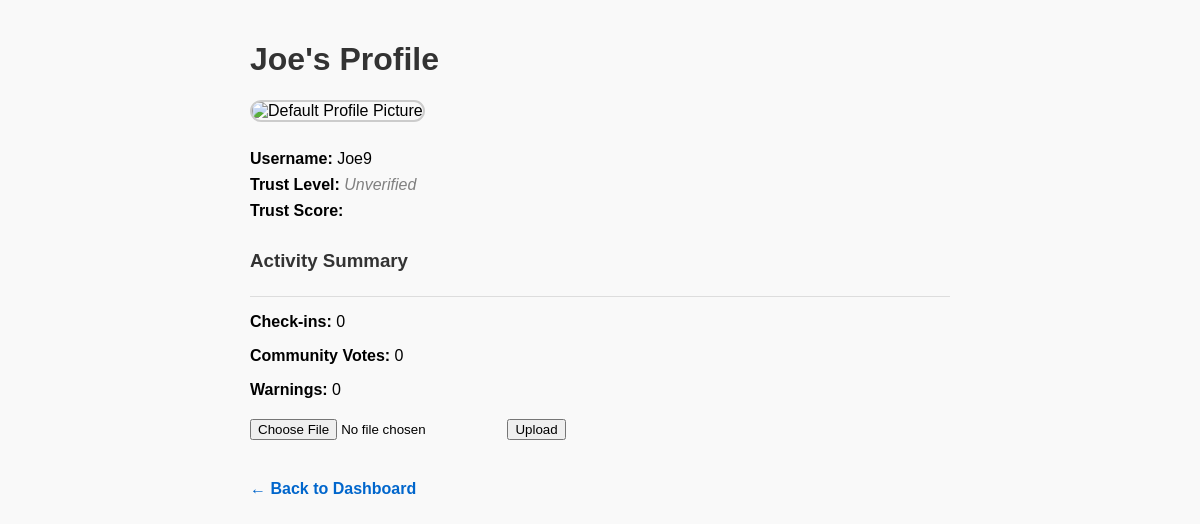
Screenshot of /profile/1 (signed in) with the database file from the repository.
### models.py (models this page shows, shortened)
class User(UserMixin,db.Model):
    __tablename__ = 'users'
    id = db.Column(db.Integer, primary_key=True)
    name = db.Column(db.String(150), nullable=False)
    username = db.Column(db.String(150), unique=True, nullable=False)
    email = db.Column(db.String(150), unique=True, nullable=True)
    password = db.Column(db.String(255), nullable=False)  # hashed
    last_checkin = db.Column(db.DateTime, nullable=True)
    checkin_count = db.Column(db.Integer, default=0)
    proof_upload_count = db.Column(db.Integer, default=0)
    community_votes_count = db.Column(db.Integer, default=0)
    score = db.Column(db.Integer, default=0)
    trust_points = db.Column(db.Integer, default=0)
    trust_score = db.Column(db.Float, default=0.0)  # calculated trust score
    _bio = db.Column(db.LargeBinary, nullable=True)
    @property
    def bio(self):
        if self._bio:
            return decrypt(self._bio)
        return None
    profile_pic = db.Column(db.String(255), nullable=True)
    badge = db.Column(db.String(50), default='New/Unverified')
    trusted = db.Column(db.Boolean, default=False)
    trust_level = db.Column(db.String(50), default='New/Unverified')
    negative_action_count = db.Column(db.Integer, default=0)
    warnings_count = db.Column(db.Integer, default=0)
    negative_marks = db.Column(db.Integer, default=0)
    proof_file = db.Column(db.String(200), nullable=True)
    last_checkin_photo = db.Column(db.String(255), nullable=True)
    user_type = db.Column(db.String(50), default=UserTypeEnum.VICTIM.value, nullable=False)
    is_verified_supporter = db.Column(db.Boolean, default=False)
    _supporter_id_proof = db.Column(db.LargeBinary, nullable=True)
    @property
    def supporter_id_proof(self):
     if self._supporter_id_proof:
        return decrypt(self._supporter_id_proof)
     return None
    verification_status = db.Column(db.String(50), default=VerificationStatusEnum.UNVERIFIED.value)
    verified = db.Column(db.Boolean, default=False)
    media_files = db.relationship('Media', backref='user', lazy=True, cascade='all, delete-orphan')
    checkins = db.relationship('CheckIn', back_populates='user', cascade='all, delete-orphan')
    proofs = db.relationship('ProofUpload', back_populates='user', cascade='all, delete-orphan')
    votes_cast = db.relationship('Vote', foreign_keys='Vote.voter_id', back_populates='voter', cascade='all, delete-orphan')
    votes_received = db.relationship('Vote', foreign_keys='Vote.target_user_id', back_populates='target_user', cascade='all, delete-orphan')
    protected = db.relationship('Protection', foreign_keys='Protection.protector_id', backref='protector', lazy='dynamic', cascade='all, delete-orphan')
    protected_by = db.relationship('Protection', foreign_keys='Protection.protected_id', backref='protected_user', lazy='dynamic', cascade='all, delete-orphan')

### app.py (the view)
@app.route('/profile/<int:user_id>')
@login_required
def view_profile(user_id):
    user = User.query.get(user_id)
    if not user:
        abort(404)  # User not found
    return render_template('profile.html', user=user)

### app.py (called while the page is built)
@login_manager.user_loader
def load_user(user_id):
    return User.query.get(int(user_id))

@app.context_processor
def inject_user():
    return dict(user=current_user)

### templates/profile.html (shortened to what this page needs)
<!DOCTYPE html>
<html lang="en">
<head>
</head>
<body>
    <h1>{{ user.name }}'s Profile</h1>
    {% if user.profile_pic %}
      <img src="{{ url_for('static', filename='uploads/' + user.profile_pic) }}" alt="{{ user.name }}'s Profile Picture" class="profile-pic" />
    {% else %}
      <img src="{{ url_for('static', filename='default-profile.png') }}" alt="Default Profile Picture" class="profile-pic" />
    {% endif %}
    <div class="user-info">
        <p><strong>Username:</strong> {{ user.username }}</p>
        <p>
          <strong>Trust Level:</strong>
          <span class="{{ 'trust-level-trusted' if user.trusted else 'trust-level-unverified' }}">
            {{ user.trust_level if user.trust_level else ('Trusted' if user.trusted else 'Unverified') }}
          </span>
        </p>
        {% if trust_score is not none %}
          <p><strong>Trust Score:</strong> {{ trust_score }}</p>
        {% endif %}
    </div>
    <div class="section-title"><h3>Activity Summary</h3></div>
    <p><strong>Check-ins:</strong> {{ user.checkin_count or 0 }}</p>
    <p><strong>Community Votes:</strong> {{ user.community_votes_count or 0 }}</p>
    <p><strong>Warnings:</strong> {{ user.warnings_count or 0 }}</p>
    <div class="upload-form">
      <form method="POST" enctype="multipart/form-data" action="{{ url_for('upload_media') }}">
          <input type="file" name="file" required>
          <button type="submit">Upload</button>
      </form>
    </div>
    <a href="{{ url_for('dashboard') }}" class="back-link">← Back to Dashboard</a>
</body>
</html>

### templates/profile.html (style rules this page uses)
body { font-family: Arial, sans-serif; padding: 20px; background: #f9f9f9; max-width: 700px; margin: auto; }
h1, h3 { color: #333; }
.profile-pic { width: 150px; height: 150px; object-fit: cover; border-radius: 75px; border: 2px solid #ccc; margin-bottom: 20px; }
.user-info p { margin: 8px 0; }
.trust-level-unverified { color: gray; font-style: italic; }
.section-title { margin-top: 30px; border-bottom: 1px solid #ddd; padding-bottom: 5px; }
a.back-link { display: inline-block; margin-top: 20px; color: #0066cc; text-decoration: none; font-weight: bold; }
.upload-form { margin: 20px 0; }

### rows the page displays
User: name "Joe", username "Joe9", trust_level+trusted "Unverified", checkin_count "0", community_votes_count "0", warnings_count "0"
